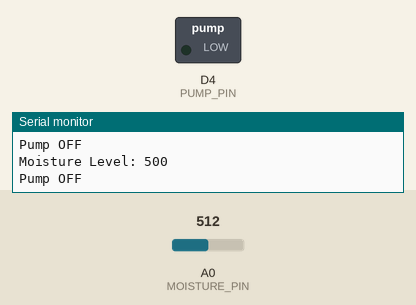
Bench run of a sketch on a simulated ESP8266 (NodeMCU). On the bench: switched loads named in the sketch (green lamp = pin HIGH), the last lines printed to the serial monitor. Inputs (shaded band) come from the test bench; at power-on: A0 (MOISTURE_PIN) = 512.

Above: at 1.8 s.
1.9 s: A0 (MOISTURE_PIN) set to 941
3.4 s: A0 (MOISTURE_PIN) set to 967
At 5.2 s:
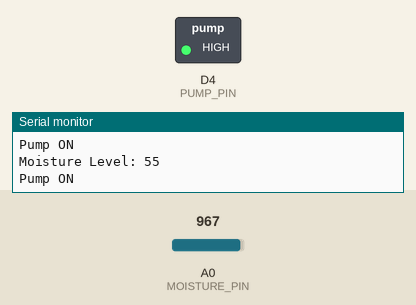
5.5 s: A0 (MOISTURE_PIN) set to 900
At 6.8 s:
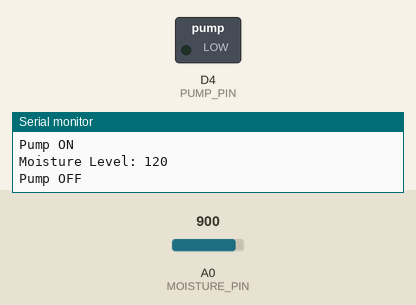
7.5 s: A0 (MOISTURE_PIN) set to 1023
At 8.4 s:
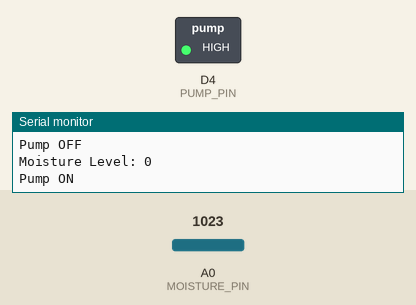
Timing chart, 0 to 10.5 s (numbered marks = the images above; inputs shaded):
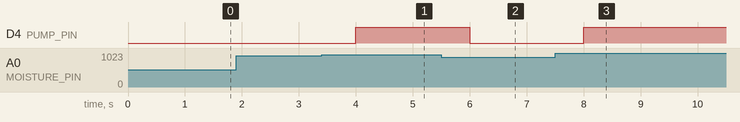

Measured:
- the behaviour switches between 951 and 952 on A0 (MOISTURE_PIN) (found by bisection; images 0 and 1)
- after the input at 3.4 s, D4 (PUMP_PIN): LOW → HIGH after 0.60 s
- after the input at 5.5 s, D4 (PUMP_PIN): HIGH → LOW after 0.50 s
- after the input at 7.5 s, D4 (PUMP_PIN): LOW → HIGH after 0.50 s

The sketch:

waterpump_moisture_sensor-test.ino
```cpp
#define PUMP_PIN D4 // Define the pin connected to the transistor
#define MOISTURE_PIN A0 // Define the pin connected to the moisture sensor

void setup() {
  pinMode(PUMP_PIN, OUTPUT); // Set the pump pin as an output
  pinMode(MOISTURE_PIN, INPUT);
  Serial.begin(9600); // Initialize serial communication at 9600 baud rate
}

void loop() {
  int moistureLevel = map(analogRead(MOISTURE_PIN), 0, 1023, 1000, 0); // Read the moisture level and map it to a range of 0-1000
  Serial.print("Moisture Level: ");
  Serial.println(moistureLevel); // Print the moisture level

  if (moistureLevel > 80) { // If moisture level is above 80
    // Turn the pump off
    digitalWrite(PUMP_PIN, LOW);
    Serial.println("Pump OFF");
  } else if (moistureLevel < 70) { // If moisture level is below 600
    // Turn the pump on
    digitalWrite(PUMP_PIN, HIGH);
    Serial.println("Pump ON");
  }

  delay(1000); // Wait for 1 second before checking moisture level again
}
```
